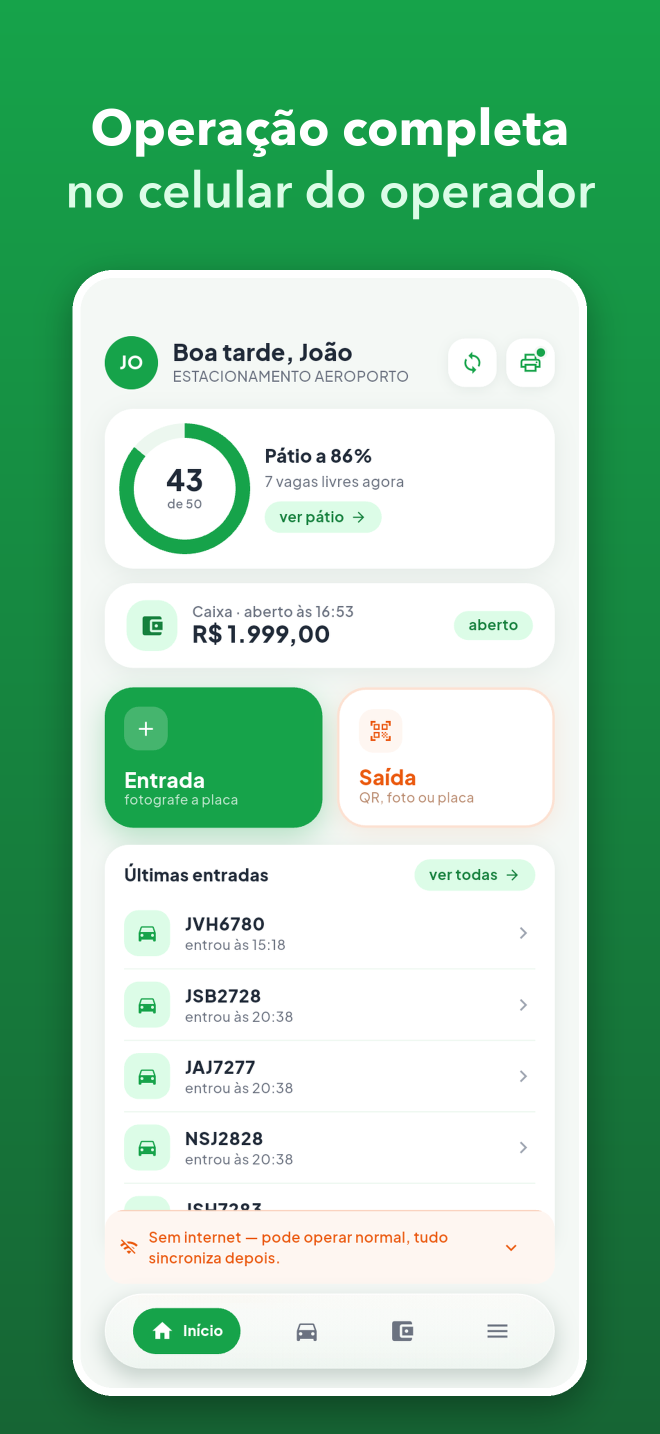
#> input picture app/store/appstore/captura-01.png, 1320 x 2868 px, given in place of Screenshot_20260723-175938.png, which was not available (shown at 1/2 size)
$ python gerar.py captura-01.png
#> lines starting #> are read from the running program, lines starting #| are printed output that depends on the picture; after the words box and inside, x2 and y2 are one past the last pixel; in counts of white or black regions, pixels touching at a corner belong together
"""Gera as capturas da App Store (iPhone 6,9", 1320x2868) com o mesmo visual da Play.

Uso: python3 app/store/appstore/gerar.py <raiz-do-repo>
As telas-fonte são as mesmas da Play (web/public/uploads). A interface Flutter é
igual no iPhone e nenhuma delas mostra barra ou botões do Android.
"""
import sys
from pathlib import Path
from PIL import Image, ImageDraw, ImageFilter, ImageFont

RAIZ = Path(sys.argv[1])
OUT = RAIZ / "app/store/appstore"
UP = RAIZ / "web/public/uploads"
AVENIR = "/System/Library/Fonts/Avenir Next.ttc"
BOLD, DEMI = 0, 2
VERDE_TOPO, VERDE_BASE = (22, 163, 74), (22, 101, 52)

TELAS = [
    ("Screenshot_20260723-175938.png", "Operação completa", "no celular do operador"),
    ("Screenshot_20260720-204441.png", "Entrada pela câmera:", "o app lê a placa"),
    ("Screenshot_20260717-201543.png", "Todo o pátio", "em tempo real"),
    ("Screenshot_20260723-181324.png", "Saída com a tarifa", "calculada na hora"),
    ("Screenshot_20260720-204528.png", "Pix com QR Code", "direto na tela"),
    ("Screenshot_20260717-201549.png", "Caixa do turno", "aberto e fechado no app"),
]
W, H = 1320, 2868


def fonte(tam, peso=BOLD):
    return ImageFont.truetype(AVENIR, tam, index=peso)


def gradiente(w, h, c1, c2):
#> called with w = 1320, h = 2868, c1 = (22, 163, 74), c2 = (22, 101, 52)
    linha = Image.new("RGB", (1, h))
    for y in range(h):
        t = y / (h - 1)
        linha.putpixel((0, y), tuple(round(a + (b - a) * t) for a, b in zip(c1, c2)))
    return linha.resize((w, h))


def cantos(im, raio):
    m = Image.new("L", im.size, 0)
    ImageDraw.Draw(m).rounded_rectangle([0, 0, im.size[0] - 1, im.size[1] - 1], raio, fill=255)
    out = im.convert("RGBA")
    out.putalpha(m)
    return out


def com_sombra(base, im, xy, raio_blur=36, deslocamento=24, opacidade=90):
    sombra = Image.new("RGBA", (im.size[0] + 160, im.size[1] + 160), (0, 0, 0, 0))
    a = im.split()[-1].point(lambda v: opacidade if v else 0)
    sombra.paste((0, 0, 0, 255), (80, 80 + deslocamento), a)
    sombra = sombra.filter(ImageFilter.GaussianBlur(raio_blur))
    base.alpha_composite(sombra, (xy[0] - 80, xy[1] - 80))
    base.alpha_composite(im, xy)


def texto_centro(d, y, txt, f, cor):
    d.text(((W - d.textlength(txt, font=f)) / 2, y), txt, font=f, fill=cor)


for i, (arq, l1, l2) in enumerate(TELAS, 1):
    base = gradiente(W, H, VERDE_TOPO, VERDE_BASE).convert("RGBA")
    d = ImageDraw.Draw(base)
    texto_centro(d, 190, l1, fonte(100), (255, 255, 255))
    texto_centro(d, 315, l2, fonte(100, DEMI), (220, 252, 231))
    tela = Image.open(UP / arq).convert("RGB")
#> tela is the input picture: PIL image 1320x2868 RGB; mean R, G, B 151.4, 201.7, 169.3
    alvo_h = 2220
    alvo_w = round(tela.size[0] * alvo_h / tela.size[1])
#> alvo_w = 1022
    tela = cantos(tela.resize((alvo_w, alvo_h), Image.LANCZOS), 64)
#> in cantos, `m = Image.new("L", im.size, 0)`: m: PIL image 1022x2220 L; every value is 0
#> in cantos, `ImageDraw.Draw(m).rounded_rectangle([0, 0, im.size[0] - 1, im.size[1] ..`:
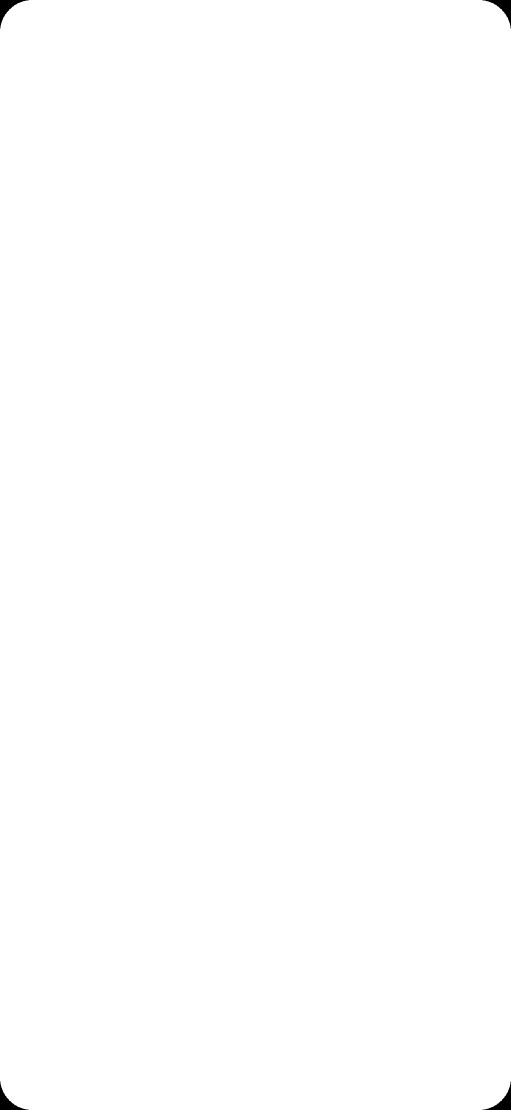
#> m: PIL image 1022x2220 L (shown at 1/2 size); 99.8% white; 4 black regions, box (x1, y1, x2, y2) and area: (0, 0, 57, 57) 901, (965, 0, 1022, 57) 901, (0, 2163, 57, 2220) 901, (965, 2163, 1022, 2220) 901
    moldura = cantos(Image.new("RGB", (alvo_w + 32, alvo_h + 32), (255, 255, 255)), 80)
#> in cantos (call 2), `m = Image.new("L", im.size, 0)`: m: PIL image 1054x2252 L; every value is 0
#> in cantos (call 2), `ImageDraw.Draw(m).rounded_rectangle([0, 0, im.size[0] - 1, im.size[1] ..`: m: PIL image 1054x2252 L; 99.8% white; 4 black regions, box (x1, y1, x2, y2) and area: (0, 0, 72, 72) 1400, (982, 0, 1054, 72) 1400, (0, 2180, 72, 2252) 1400, (982, 2180, 1054, 2252) 1400
#> in cantos (call 2), `out = im.convert("RGBA")`: out: PIL image 1054x2252 RGBA; every value is 255
    moldura.alpha_composite(tela, (16, 16))
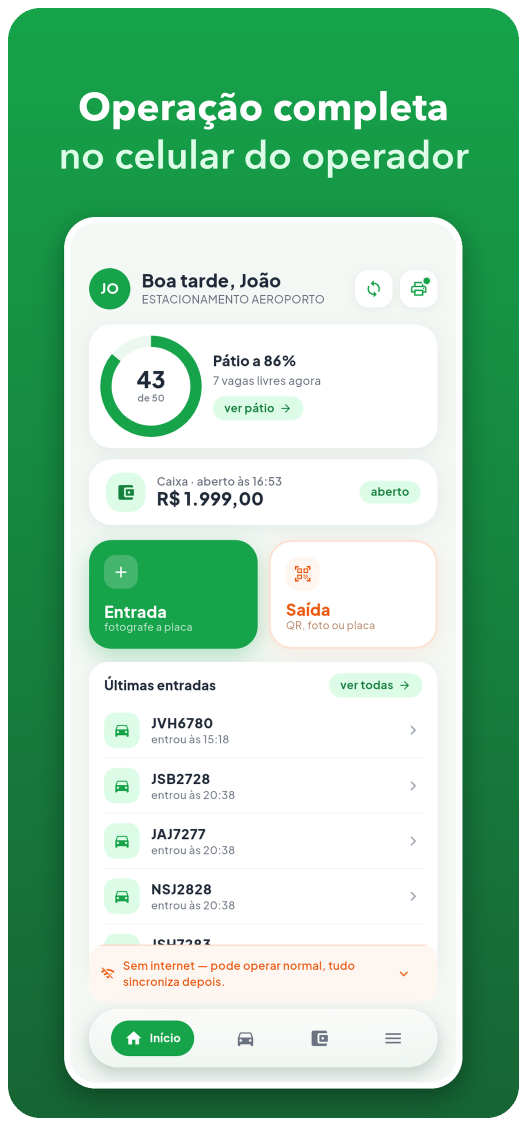
#> moldura: PIL image 1054x2252 RGBA (shown at 1/2 size); mean R, G, B, A 156.3, 204.2, 173.4, 254.4; transparent parts drawn white
    com_sombra(base, moldura, ((W - moldura.size[0]) // 2, 540))
#> in com_sombra, `sombra = Image.new("RGBA", (im.size[0] + 160, im.size[1] + 160), (0, 0..`: sombra: PIL image 1214x2412 RGBA; every value is 0
#> in com_sombra, `sombra = sombra.filter(ImageFilter.GaussianBlur(raio_blur))`:
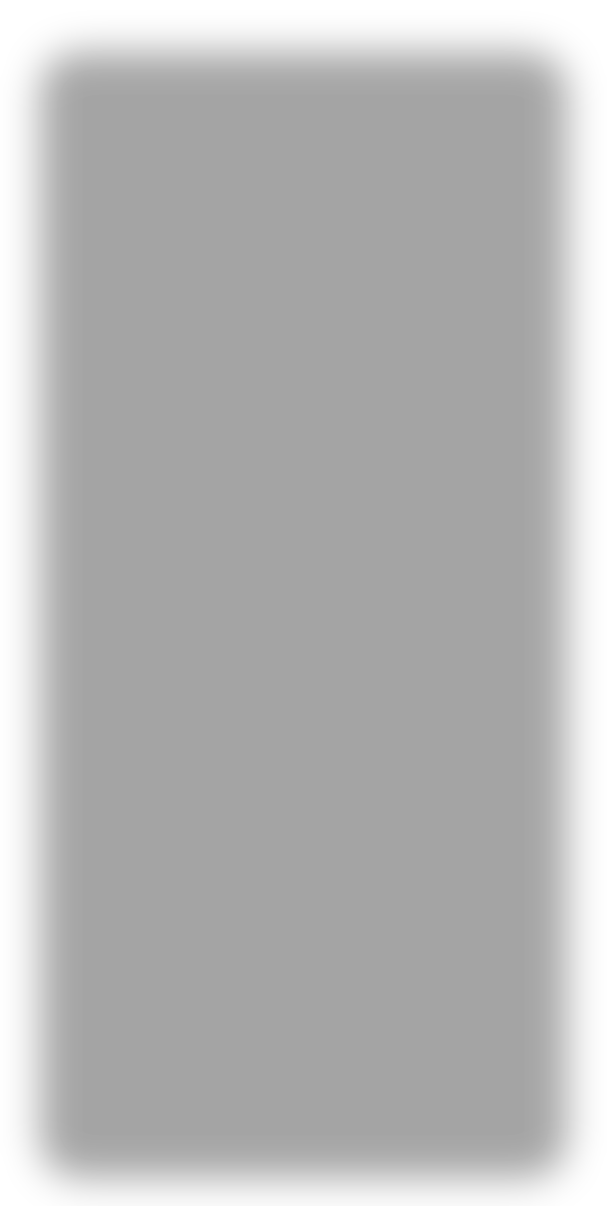
#> sombra: PIL image 1214x2412 RGBA (shown at 1/2 size); mean R, G, B, A 0, 0, 0, 72.8; transparent parts drawn white
#> in com_sombra, `base.alpha_composite(sombra, (xy[0] - 80, xy[1] - 80))`:
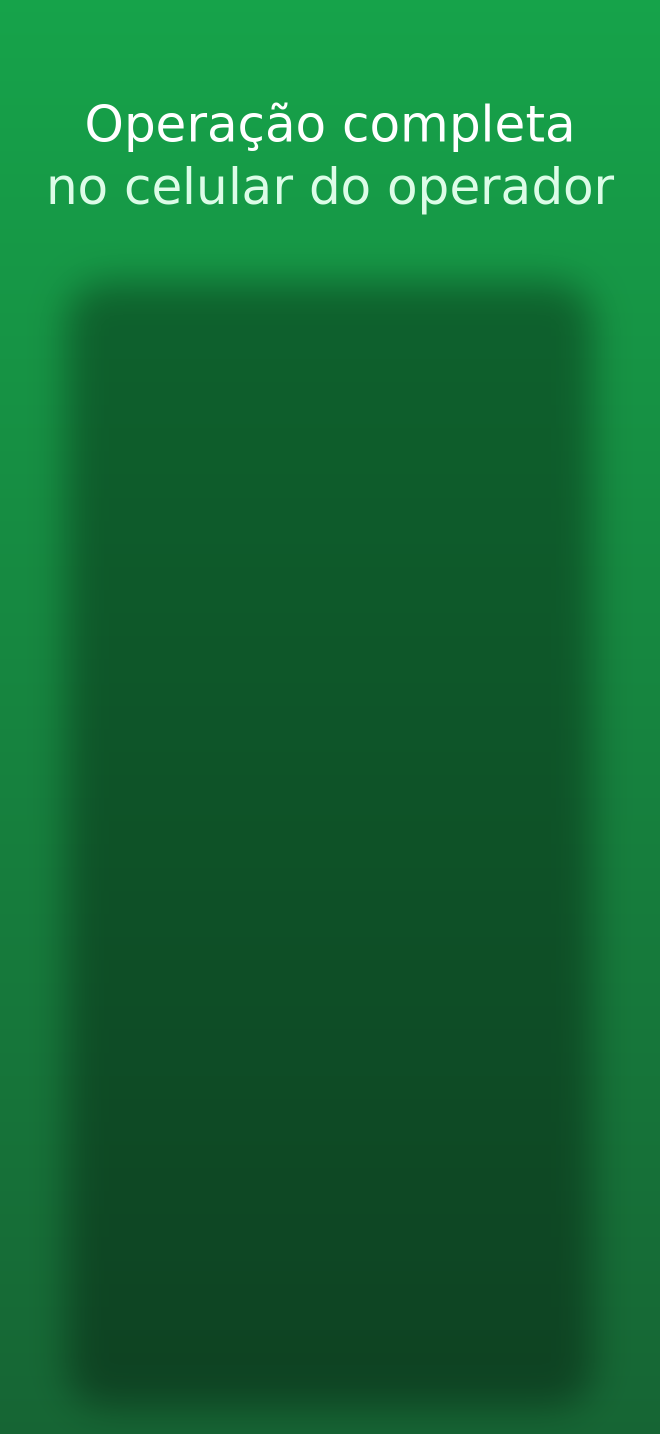
#> base: PIL image 1320x2868 RGBA (shown at 1/2 size); mean R, G, B, A 19.5, 105.2, 51.5, 255
#> in com_sombra, `base.alpha_composite(im, xy)`:
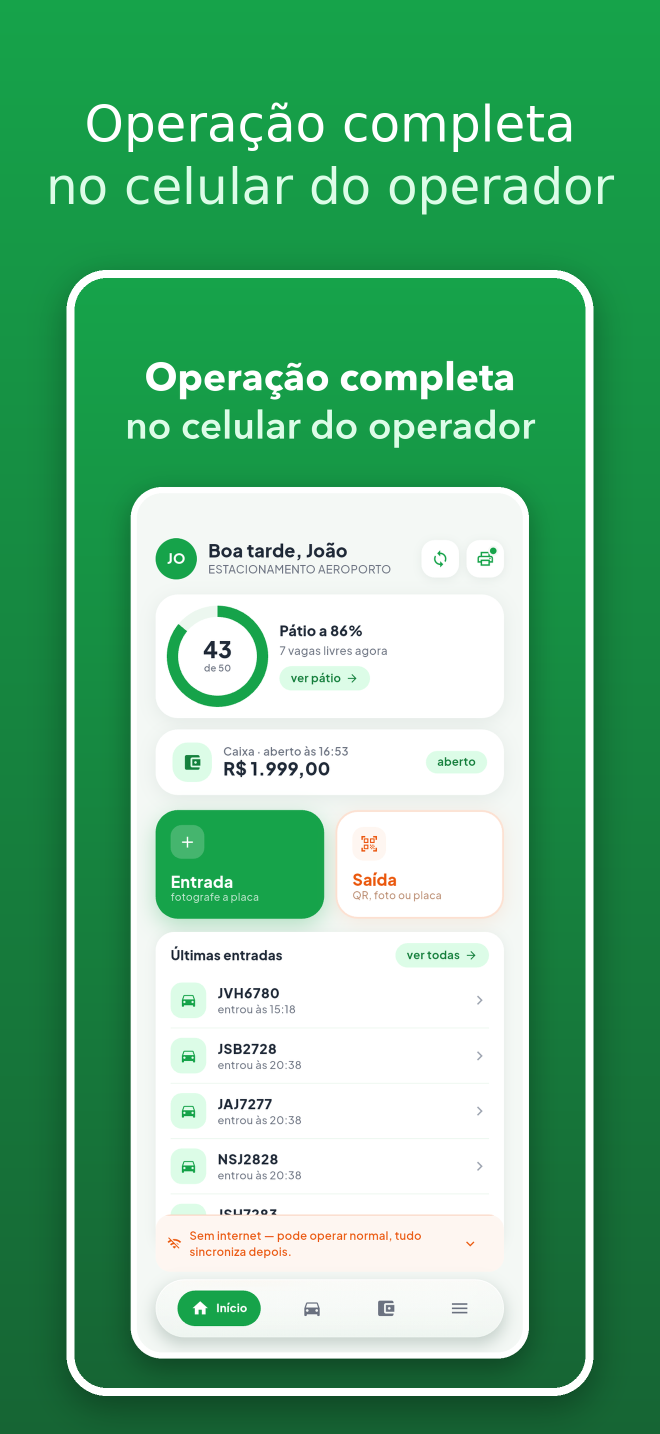
#> base: PIL image 1320x2868 RGBA (shown at 1/2 size); mean R, G, B, A 108.1, 180.3, 134.4, 255
    destino = OUT / f"captura-{i:02d}.png"
    base.convert("RGB").save(destino, optimize=True)
    print(destino.name, Image.open(destino).size)
#> pass 2 of the loop `for i, (arq, l1, l2) in enumerate(TELAS, 1):`:
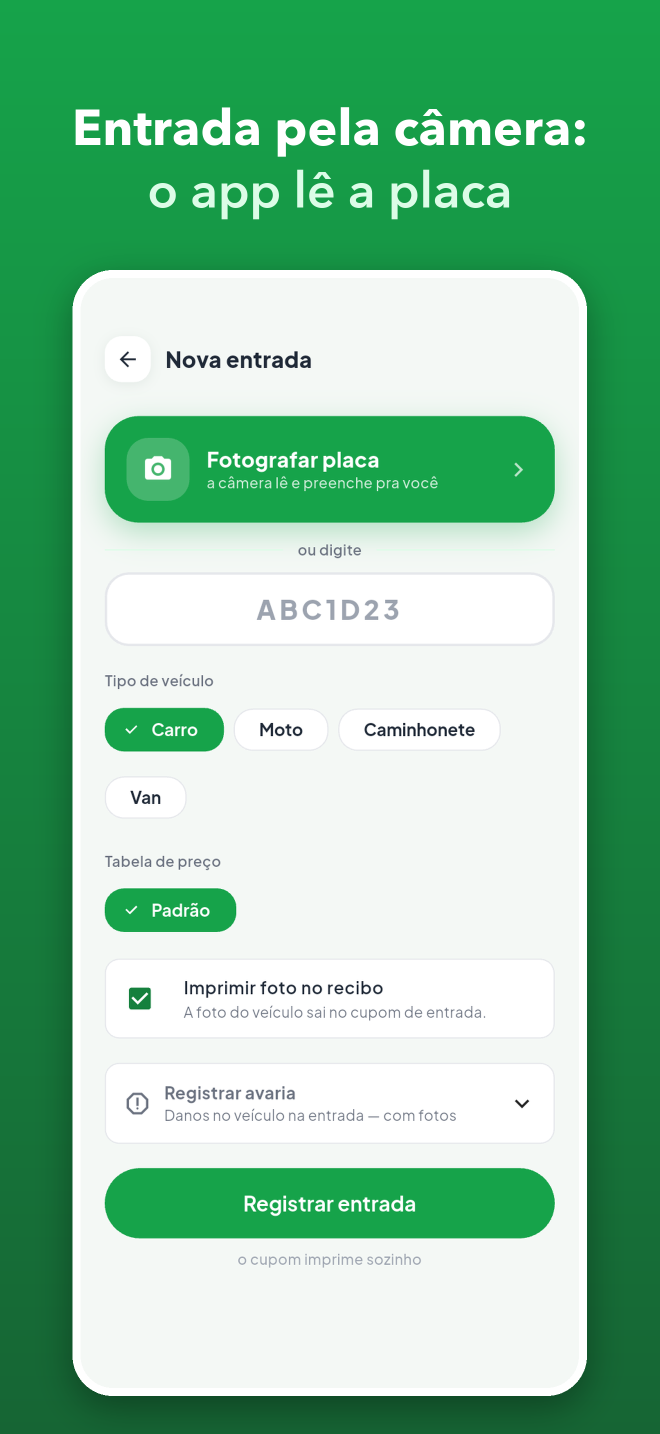
#> input picture app/store/appstore/captura-02.png, 1320 x 2868 px, given in place of Screenshot_20260720-204441.png, which was not available (shown at 1/2 size)
#> tela is the input picture: PIL image 1320x2868 RGB; mean R, G, B 140.3, 198, 161.7
#> in com_sombra (call 2), `base.alpha_composite(sombra, (xy[0] - 80, xy[1] - 80))`:
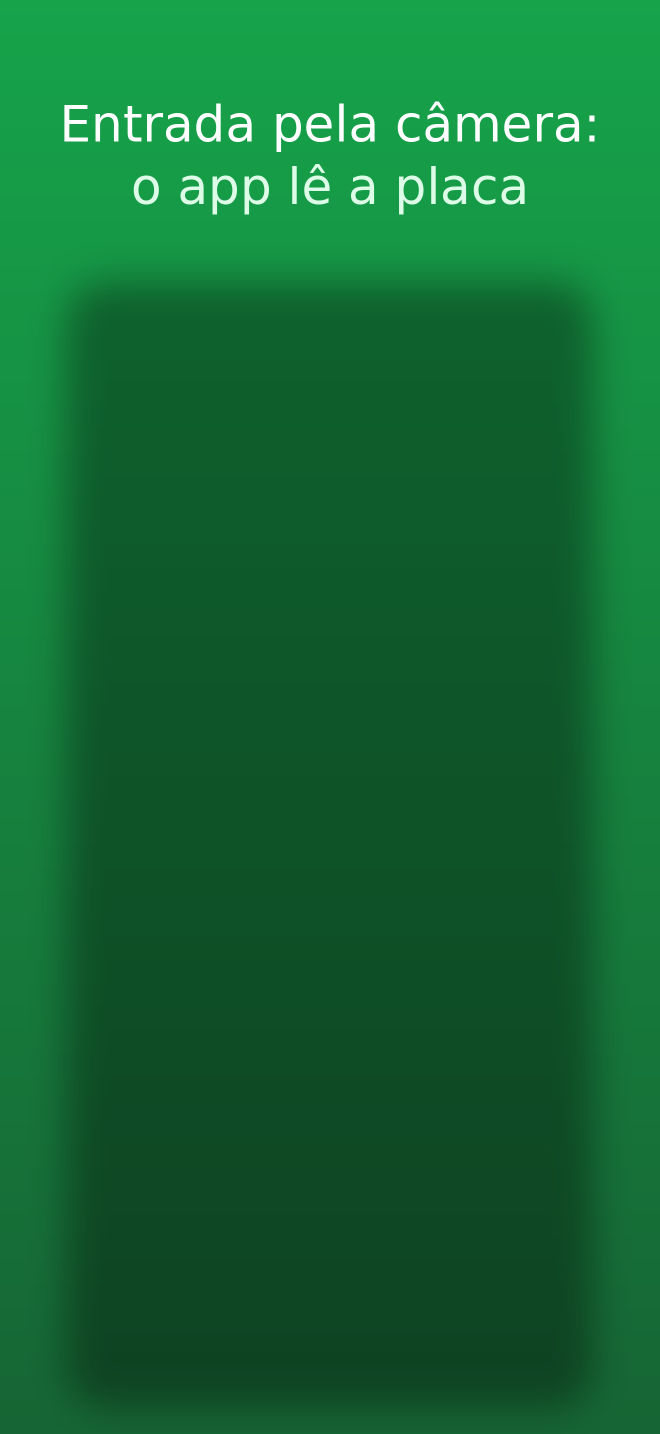
#> base: PIL image 1320x2868 RGBA (shown at 1/2 size); mean R, G, B, A 19.2, 105.1, 51.3, 255
#> in com_sombra (call 2), `base.alpha_composite(im, xy)`:
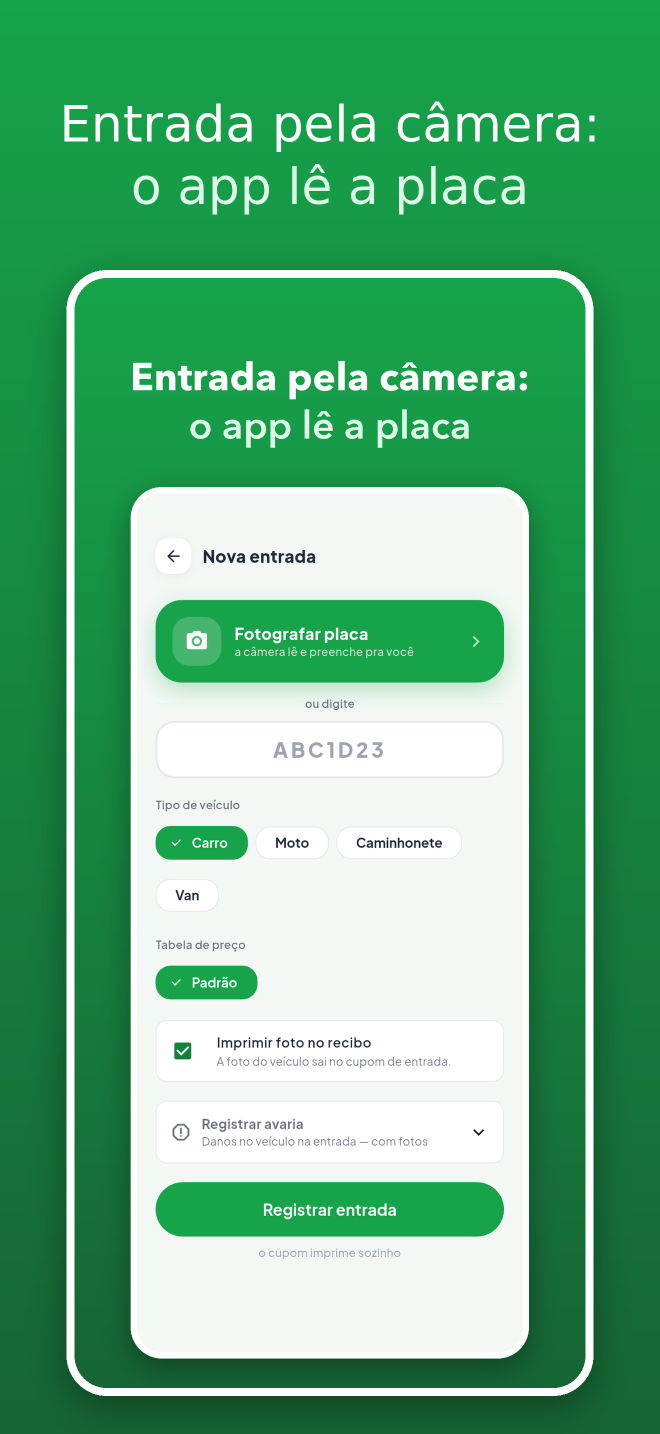
#> base: PIL image 1320x2868 RGBA (shown at 1/2 size); mean R, G, B, A 101.1, 177.9, 129.6, 255
#> (the run stopped early here; a loop or call above may not have finished)
